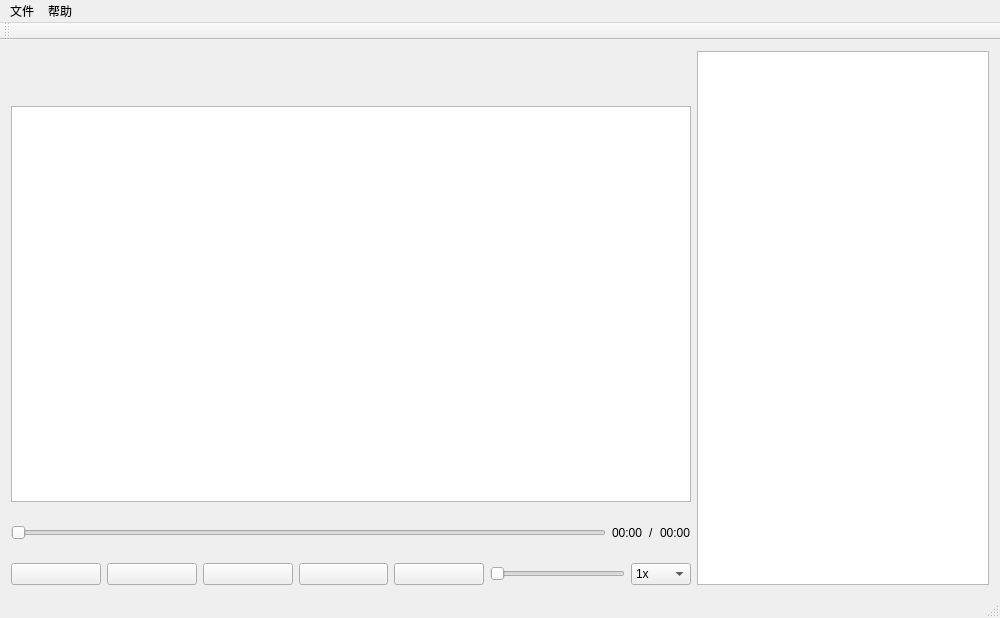
<?xml version="1.0" encoding="UTF-8"?>
<ui version="4.0">
 <class>MainWindow</class>
 <widget class="QMainWindow" name="MainWindow">
  <property name="geometry">
   <rect>
    <x>0</x>
    <y>0</y>
    <width>1000</width>
    <height>618</height>
   </rect>
  </property>
  <property name="windowTitle">
   <string>MainWindow</string>
  </property>
  <widget class="QWidget" name="centralWidget">
   <layout class="QHBoxLayout" name="horizontalLayout_3" stretch="7,3">
    <item>
     <layout class="QVBoxLayout" name="verticalLayout" stretch="1,8,1,2">
      <item>
       <widget class="QLabel" name="lb_FileName">
        <property name="text">
         <string/>
        </property>
       </widget>
      </item>
      <item>
       <widget class="QGraphicsView" name="graphicsView"/>
      </item>
      <item>
       <layout class="QHBoxLayout" name="horizontalLayout_2">
        <item>
         <widget class="QSlider" name="sld_PlayProcess">
          <property name="orientation">
           <enum>Qt::Horizontal</enum>
          </property>
         </widget>
        </item>
        <item>
         <widget class="QLabel" name="lb_PlayTime">
          <property name="text">
           <string>00:00</string>
          </property>
         </widget>
        </item>
        <item>
         <widget class="QLabel" name="label">
          <property name="text">
           <string>/</string>
          </property>
         </widget>
        </item>
        <item>
         <widget class="QLabel" name="lb_TotalTime">
          <property name="text">
           <string>00:00</string>
          </property>
         </widget>
        </item>
       </layout>
      </item>
      <item>
       <layout class="QHBoxLayout" name="horizontalLayout" stretch="2,2,2,2,2,3,1">
        <item>
         <widget class="QPushButton" name="btn_Play">
          <property name="text">
           <string/>
          </property>
          <property name="icon">
           <iconset resource="resources.qrc">
            <normaloff>:/btn/pictures/play.png</normaloff>:/btn/pictures/play.png</iconset>
          </property>
          <property name="iconSize">
           <size>
            <width>64</width>
            <height>64</height>
           </size>
          </property>
          <property name="checkable">
           <bool>false</bool>
          </property>
          <property name="checked">
           <bool>false</bool>
          </property>
         </widget>
        </item>
        <item>
         <widget class="QPushButton" name="btn_Stop">
          <property name="text">
           <string/>
          </property>
          <property name="icon">
           <iconset resource="resources.qrc">
            <normaloff>:/btn/pictures/stop.png</normaloff>:/btn/pictures/stop.png</iconset>
          </property>
          <property name="iconSize">
           <size>
            <width>64</width>
            <height>64</height>
           </size>
          </property>
         </widget>
        </item>
        <item>
         <widget class="QPushButton" name="btn_PrevMusic">
          <property name="text">
           <string/>
          </property>
          <property name="icon">
           <iconset resource="resources.qrc">
            <normaloff>:/btn/pictures/step_backward.png</normaloff>:/btn/pictures/step_backward.png</iconset>
          </property>
          <property name="iconSize">
           <size>
            <width>64</width>
            <height>64</height>
           </size>
          </property>
         </widget>
        </item>
        <item>
         <widget class="QPushButton" name="btn_NextMusic">
          <property name="text">
           <string/>
          </property>
          <property name="icon">
           <iconset resource="resources.qrc">
            <normaloff>:/btn/pictures/step_forward.png</normaloff>:/btn/pictures/step_forward.png</iconset>
          </property>
          <property name="iconSize">
           <size>
            <width>64</width>
            <height>64</height>
           </size>
          </property>
         </widget>
        </item>
        <item>
         <widget class="QPushButton" name="btn_mute">
          <property name="text">
           <string/>
          </property>
          <property name="icon">
           <iconset resource="resources.qrc">
            <normaloff>:/btn/pictures/sound_on.png</normaloff>:/btn/pictures/sound_on.png</iconset>
          </property>
          <property name="iconSize">
           <size>
            <width>64</width>
            <height>64</height>
           </size>
          </property>
         </widget>
        </item>
        <item>
         <widget class="QSlider" name="sld_Volume">
          <property name="orientation">
           <enum>Qt::Horizontal</enum>
          </property>
         </widget>
        </item>
        <item>
         <widget class="QComboBox" name="cbx_PlaySpeed">
          <property name="styleSheet">
           <string notr="true">font: 16pt &quot;MS Shell Dlg 2&quot;;</string>
          </property>
          <item>
           <property name="text">
            <string>1x</string>
           </property>
          </item>
          <item>
           <property name="text">
            <string>1.5x</string>
           </property>
          </item>
          <item>
           <property name="text">
            <string>1.75x</string>
           </property>
          </item>
          <item>
           <property name="text">
            <string>2.0x</string>
           </property>
          </item>
          <item>
           <property name="text">
            <string>0.75x</string>
           </property>
          </item>
          <item>
           <property name="text">
            <string>0.5x</string>
           </property>
          </item>
          <item>
           <property name="text">
            <string>0.25x</string>
           </property>
          </item>
         </widget>
        </item>
       </layout>
      </item>
     </layout>
    </item>
    <item>
     <widget class="QListWidget" name="lst_PlayList"/>
    </item>
   </layout>
  </widget>
  <widget class="QMenuBar" name="menuBar">
   <property name="geometry">
    <rect>
     <x>0</x>
     <y>0</y>
     <width>1000</width>
     <height>21</height>
    </rect>
   </property>
   <widget class="QMenu" name="menu">
    <property name="title">
     <string>文件</string>
    </property>
    <addaction name="action"/>
    <addaction name="separator"/>
    <addaction name="action_3"/>
   </widget>
   <widget class="QMenu" name="menu_2">
    <property name="title">
     <string>帮助</string>
    </property>
    <addaction name="action_4"/>
    <addaction name="action_QT"/>
   </widget>
   <addaction name="menu"/>
   <addaction name="menu_2"/>
  </widget>
  <widget class="QToolBar" name="mainToolBar">
   <attribute name="toolBarArea">
    <enum>TopToolBarArea</enum>
   </attribute>
   <attribute name="toolBarBreak">
    <bool>false</bool>
   </attribute>
  </widget>
  <widget class="QStatusBar" name="statusBar"/>
  <action name="action">
   <property name="text">
    <string>打开</string>
   </property>
  </action>
  <action name="action_3">
   <property name="text">
    <string>退出</string>
   </property>
  </action>
  <action name="action_4">
   <property name="text">
    <string>关于本软件</string>
   </property>
  </action>
  <action name="action_QT">
   <property name="text">
    <string>关于QT</string>
   </property>
  </action>
 </widget>
 <layoutdefault spacing="6" margin="11"/>
 <resources>
  <include location="resources.qrc"/>
 </resources>
 <connections/>
</ui>
